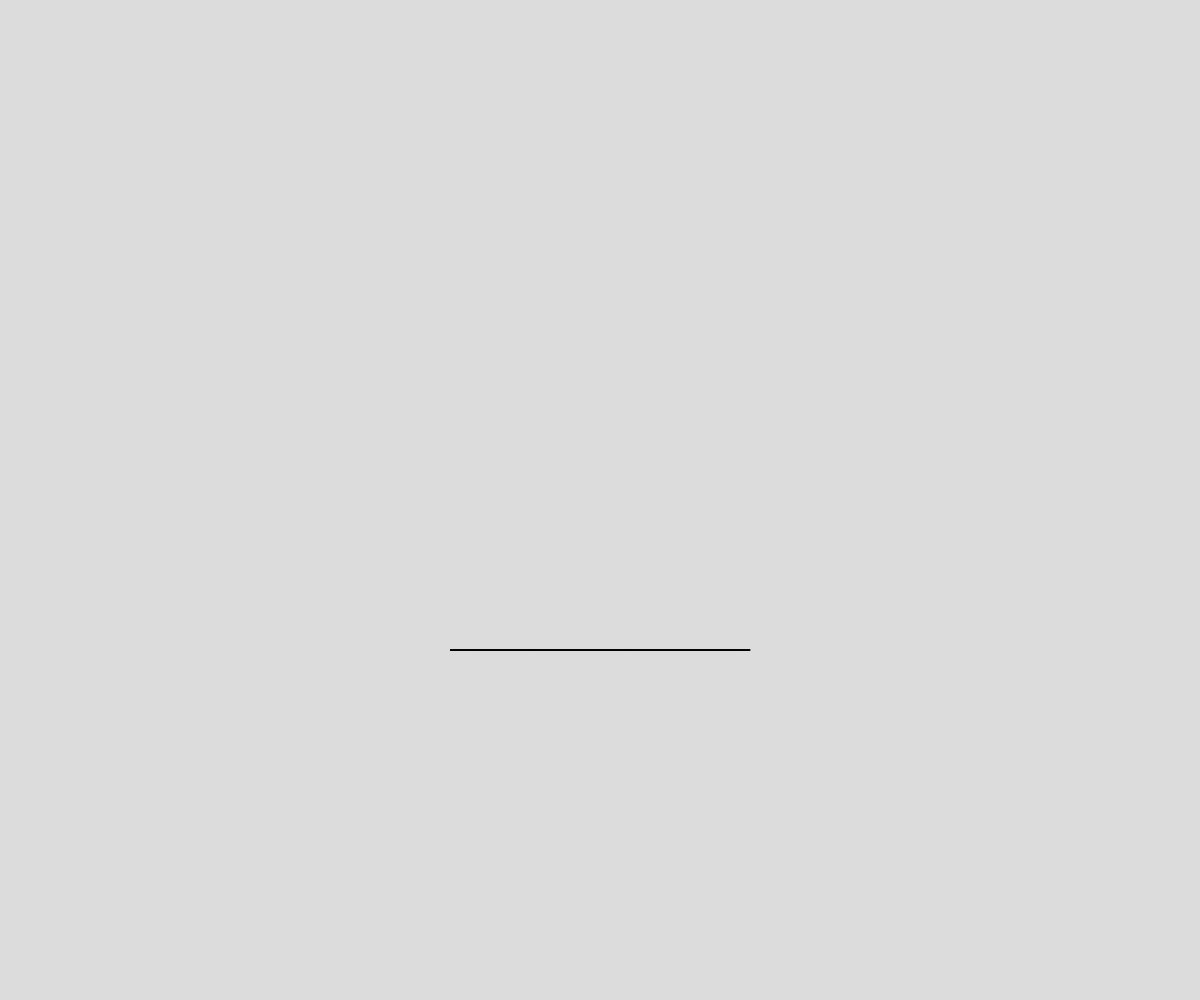
Frame 1 (no input)
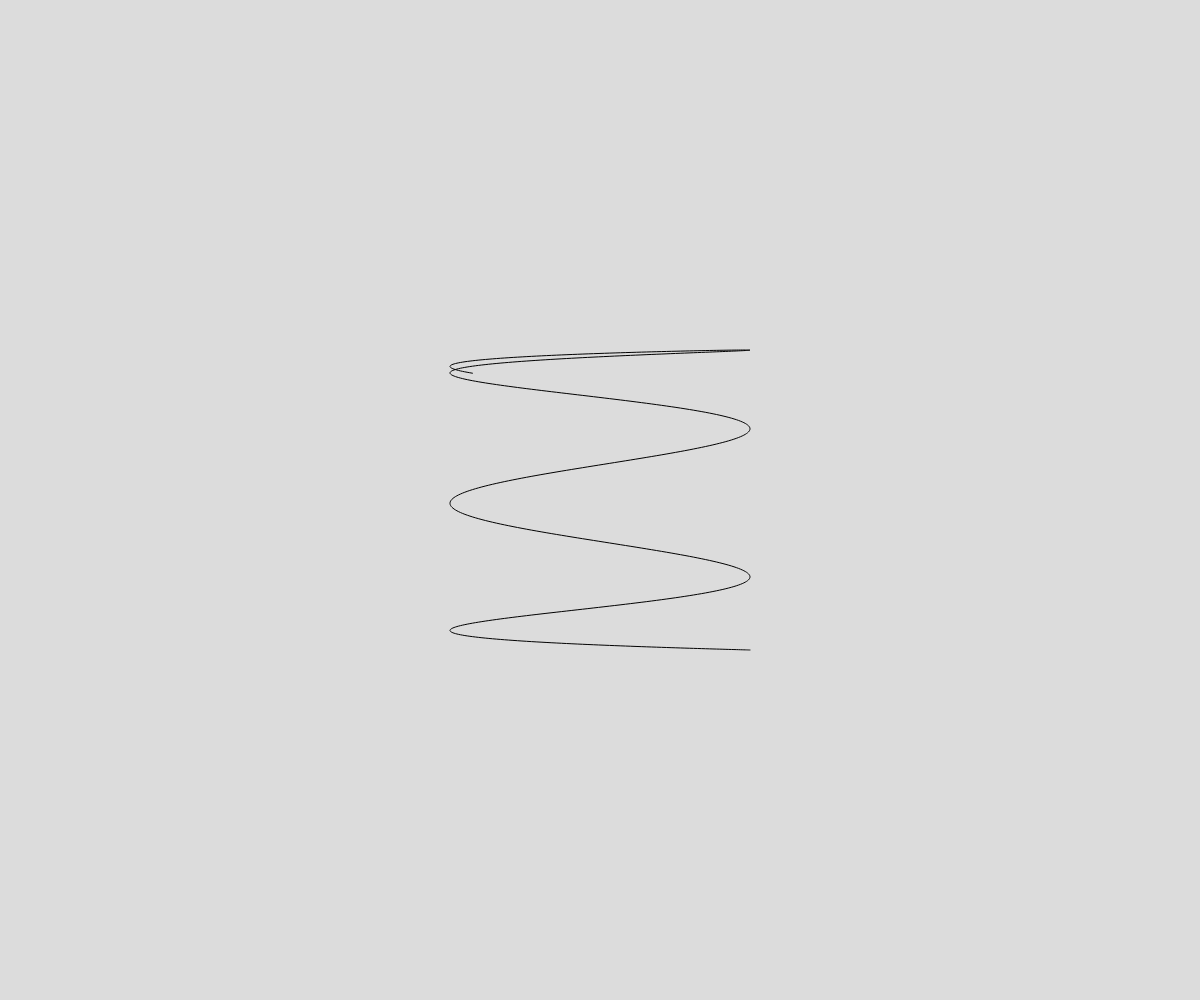
Frame 60 (no input)
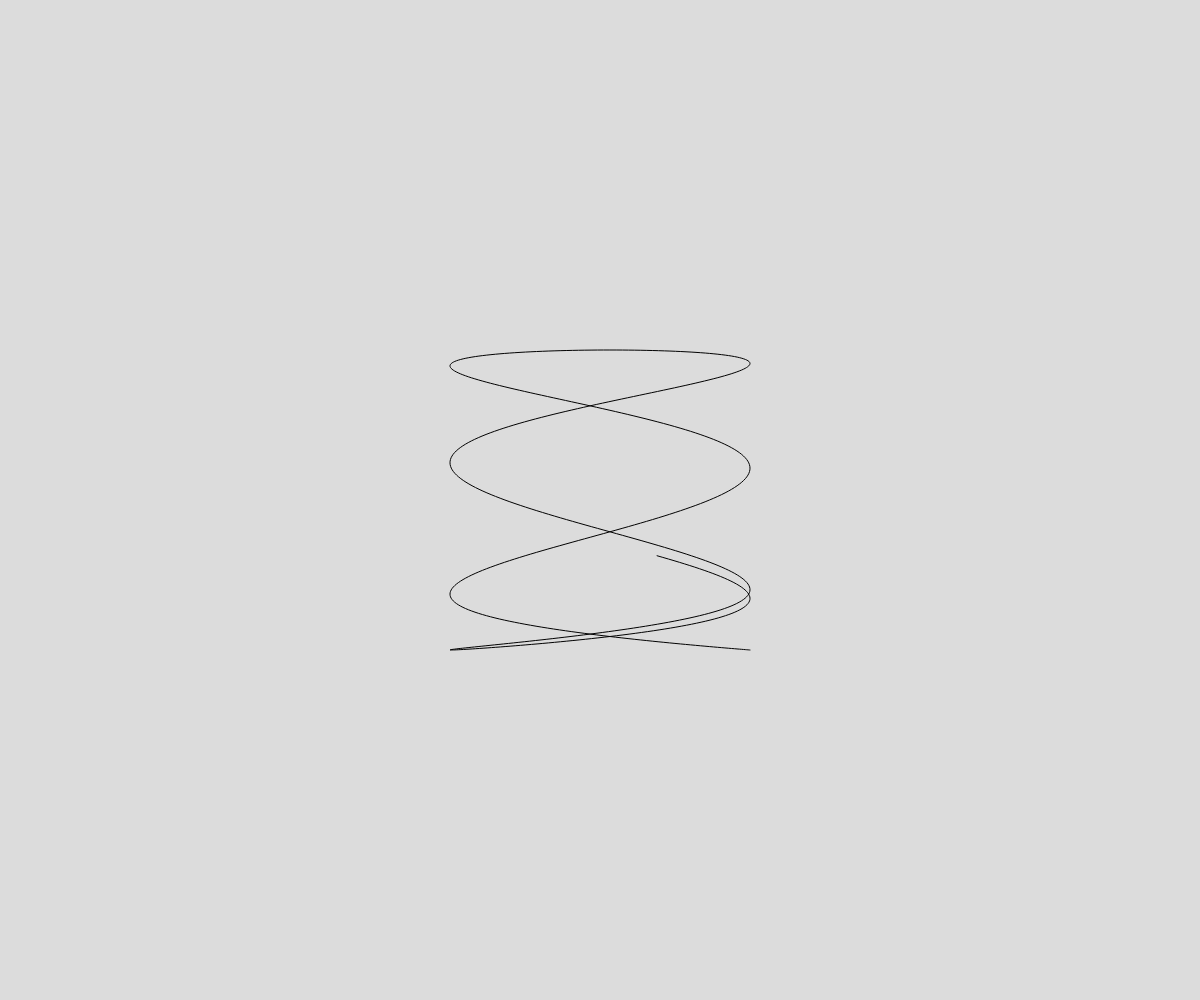
Frame 120 (the mouse pressed at the canvas centre since frame 60)

The p5.js sketch that drew these frames (run headless with seeded random() and noise() and a simulated clock; from frame 60 on, the mouse is pressed at the canvas centre):

// p5.js sketch
// ── sketch.js
let a = 3;
let b = 0;
const r = 150;
let x;
let y;

function setup() {
  createCanvas(window.innerWidth, window.innerHeight);
}

function draw() {
  background(220);
  translate(width / 2, height / 2);
  
  noFill();
  stroke(0);
  beginShape();
  for(let t  = 0; t < TWO_PI; t += 0.01){
    x = r * (1 * sin(a * t + PI / 2));
    y = r * (1 * cos(t * b));
    vertex(x, y);
  }
  
  endShape();
  a += 0.01;
  b += 0.01;
}

function windowResized() {
  resizeCanvas(window.innerWidth, window.innerHeight);
}
